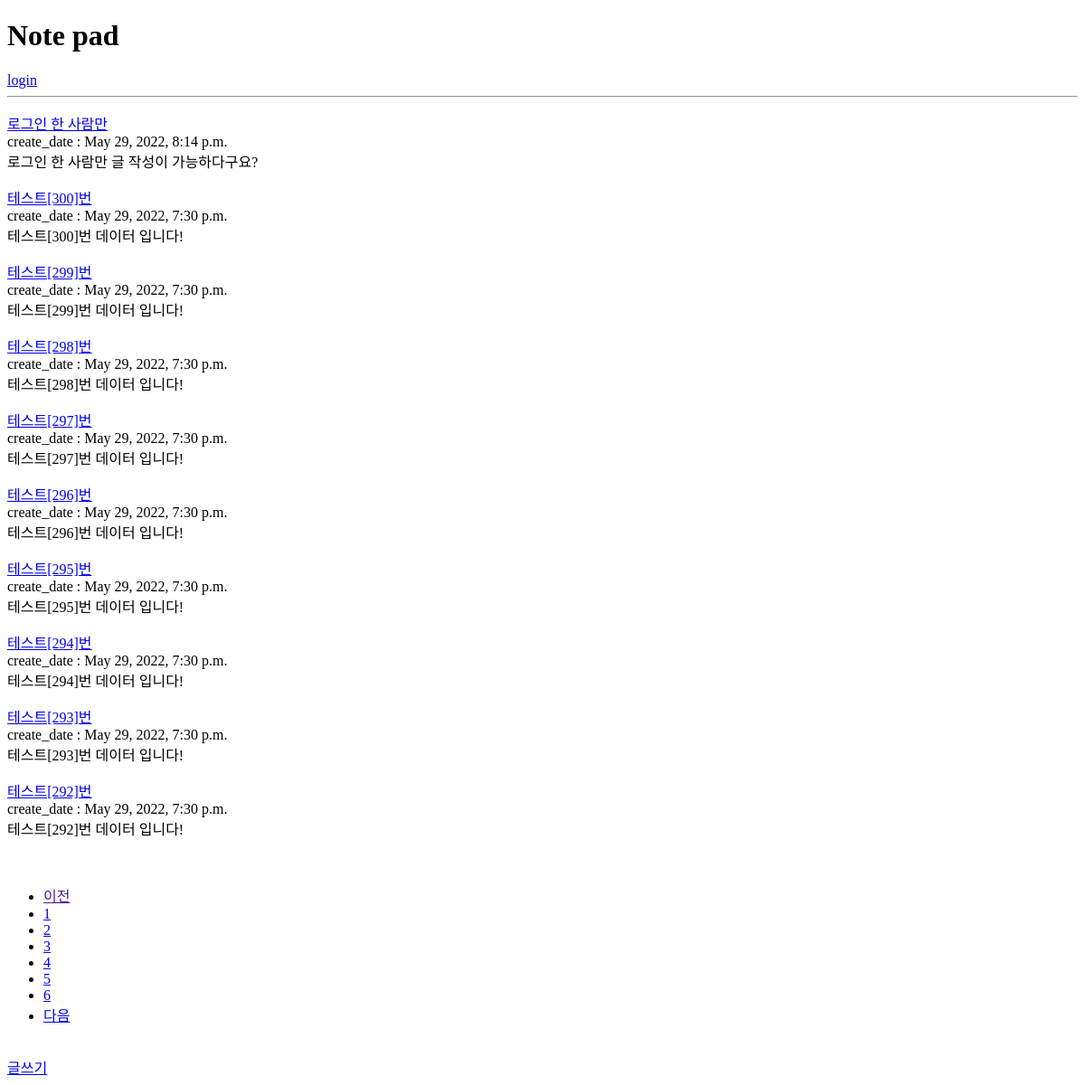
Page /note/ on the earlier database version.
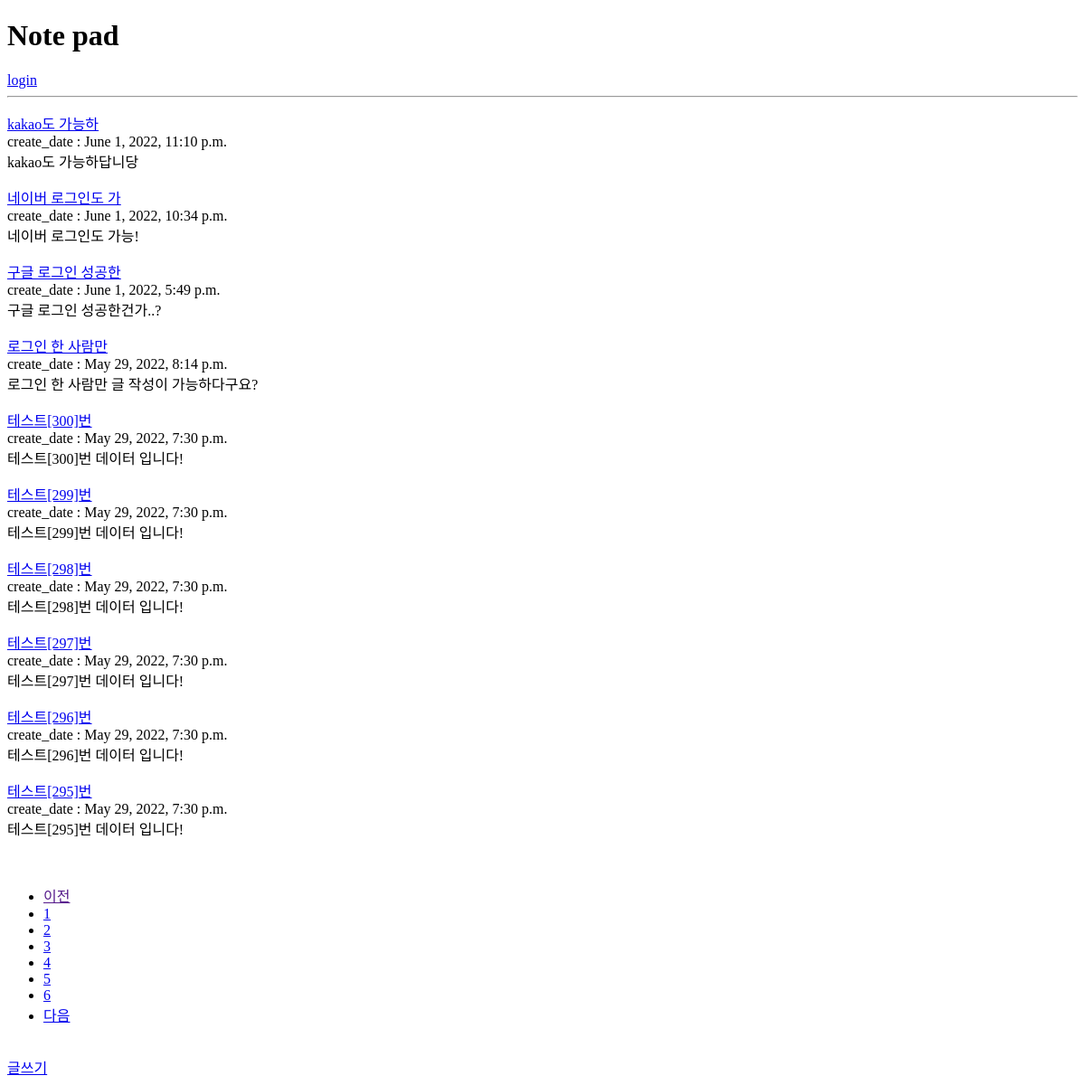
Same page on the later database version.
### note/models.py (models this page shows)
class Memo(models.Model):
    content = models.TextField()
    date = models.DateTimeField(auto_now_add=True)
    def __str__(self):
        return self.content[:10]

### note/views.py (the view)
# urls.py: path('', views.home, name='home'),
def home(request):
    page = request.GET.get('page', '1')
    memo_list = Memo.objects.order_by('-date')
    paginator = Paginator(memo_list, 10)
    page_obj = paginator.get_page(page)
    content = {'memo_list': page_obj}
    return render(request, 'note/home.html', content)

### templates/note/home.html (shortened to what this page needs)
<!DOCTYPE html>
<html lang="en">
<head>
</head>
<body>
    <h1>Note pad</h1>
    {% if user.is_authenticated %}
    <a href="accounts/logout">logout</a>
    {% else %}
     <a href="/accounts/login/">login</a>
    {% endif %}
    <hr>
    {% if memo_list %}
    <p>
        {% for memo in memo_list %}
            <p><a href="{% url 'note:detail' memo.id %}">{{memo}}</a>
            <br>create_date : {{memo.date}}
            <br>{{memo.content}}</p>
        {% endfor %}
    </p>
    {% else %}
        <p>메모가 없습니다.</p>
    {% endif %}
    <br>
    <ul>
        {% if memo_list.has_previous %}
        <li>
            <a href="?page={{memo_list.previous_page_number}}">이전</a>
        </li>
        {% else %}
        <li>
            <a href="">이전</a>
        </li>
        {% endif %}
        {% for page_number in memo_list.paginator.page_range %}
        {% if page_number >= memo_list.number|add:-5 and page_number <= memo_list.number|add:5 %}
        {% if page_number == memo_list.number %}
            <li>
                <a href="?page={{page_number}}">{{page_number}}</a>
            </li>
        {% else %}
            <li>
                <a href="?page={{page_number}}">{{page_number}}</a>
            </li>
        {% endif %}
        {% endif %}
        {% endfor %}
        {%if memo_list.has_next %}
        <li>
            <a href="?page={{memo_list.next_page_number}}">다음</a>
        </li>
        {% else %}
        <li>
            <a href="">다음</a>
        </li>
        {% endif %}
    </ul>
    <br>
    {% if user.is_authenticated %}
    <a href="{% url 'note:create' %}">글쓰기</a>
    {% else %}
    <a href="/accounts/login/">글쓰기</a>
    {% endif %}
</body>
</html>

Differences in the rows shown:
no longer on this page (row unchanged): Memo: content "테스트[294]번", date "May 29, 2022, 7:30 p.m.", content "테스트[294]번 데이터 입니다!"
no longer on this page (row unchanged): Memo: content "테스트[293]번", date "May 29, 2022, 7:30 p.m.", content "테스트[293]번 데이터 입니다!"
no longer on this page (row unchanged): Memo: content "테스트[292]번", date "May 29, 2022, 7:30 p.m.", content "테스트[292]번 데이터 입니다!"
added Memo: content "kakao도 가능하", date "June 1, 2022, 11:10 p.m.", content "kakao도 가능하답니당"
added Memo: content "네이버 로그인도 가", date "June 1, 2022, 10:34 p.m.", content "네이버 로그인도 가능!"
added Memo: content "구글 로그인 성공한", date "June 1, 2022, 5:49 p.m.", content "구글 로그인 성공한건가..?"
